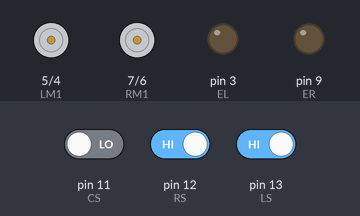
A sketch run on a simulated Arduino Uno, built with avr-gcc and run on an emulated ATmega328P. Parts: motor-driver pin pairs drawn as motors (green arrow = first pin HIGH = forward, orange = second pin HIGH = backward, longer = more drive), output pins drawn as LEDs (lit = HIGH). The inputs (shaded band) are chosen by the test bench; at power-on: pin 12 (RS) HIGH, pin 11 (CS) LOW, pin 13 (LS) HIGH.

Above: at 1.2 s.
1.3 s: pin 12 (RS) driven LOW
At 2.4 s:
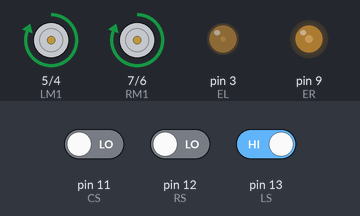
2.8 s: pin 11 (CS) driven HIGH
At 3.6 s:
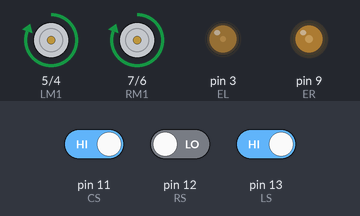
4.3 s: pin 13 (LS) driven LOW
At 4.7 s:
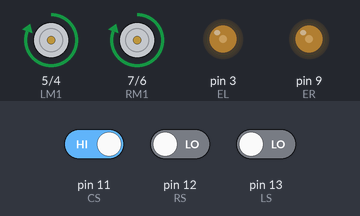
5.8 s: pin 12 (RS) driven HIGH
At 7.1 s:
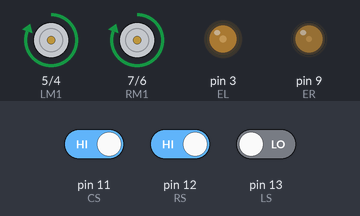
Timing chart, 0 to 8.3 s (numbered marks = the images above; inputs shaded):
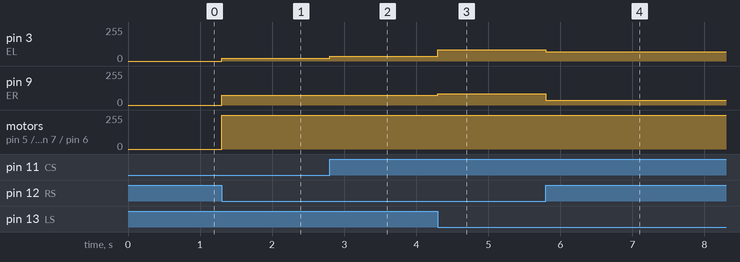

The sketch:

line_follower.ino
```cpp
#define LS 13
#define CS 11
#define RS 12
#define RM1 7
#define RM2 6
#define ER 9
#define LM1 5
#define LM2 4
#define EL 3

void setup() {
  pinMode(LS, INPUT);
  pinMode(RS, INPUT);
  pinMode(CS, INPUT);
  pinMode(RM1, OUTPUT);
  pinMode(RM2, OUTPUT);
  pinMode(ER, OUTPUT);
  pinMode(LM1, OUTPUT);
  pinMode(LM2, OUTPUT);
  pinMode(EL, OUTPUT);
}

void loop() {
  if(digitalRead(LS) == 0 && digitalRead(CS) == 1 && digitalRead(RS) == 0){
    forward();
  }

  if(digitalRead(LS) == 1 && digitalRead(CS) == 0 && digitalRead(RS) == 0){
    left();
  }

  if(digitalRead(LS) == 1 && digitalRead(CS) == 1 && digitalRead(RS) == 0){
    left2();
  }

  if(digitalRead(LS) == 0 && digitalRead(CS) == 1 && digitalRead(RS) == 1){
    right2();
  }

  if(digitalRead(LS) == 0 && digitalRead(CS) == 0 && digitalRead(RS) == 1){
    right();
  }
}
void forward ()
{
  digitalWrite(RM1,HIGH);
  digitalWrite(RM2,LOW);
  analogWrite(ER, 85);
  digitalWrite(LM1,HIGH);
  digitalWrite(LM2,LOW);
  analogWrite(EL, 85);
}
void right ()
{
  digitalWrite(RM1,HIGH);
  digitalWrite(RM2,LOW);
  analogWrite(ER, 28);
  digitalWrite(LM1,HIGH);
  digitalWrite(LM2,LOW);
  analogWrite(EL, 75);
}
void right2 ()
{
  digitalWrite(RM1,HIGH);
  digitalWrite(RM2,LOW);
  analogWrite(ER, 35);
  digitalWrite(LM1,HIGH);
  digitalWrite(LM2,LOW);
  analogWrite(EL, 70);
}
void left ()
{
  digitalWrite(RM1,HIGH);
  digitalWrite(RM2,LOW);
  analogWrite(ER, 75);
  digitalWrite(LM1,HIGH);
  digitalWrite(LM2,LOW);
  analogWrite(EL, 20);
}
void left2 ()
{
  digitalWrite(RM1,HIGH);
  digitalWrite(RM2,LOW);
  analogWrite(ER, 75);
  digitalWrite(LM1,HIGH);
  digitalWrite(LM2,LOW);
  analogWrite(EL, 35);
}
void stopp ()
{
  digitalWrite(RM1,LOW);
  digitalWrite(RM2,LOW);
  analogWrite(ER, 0);
  digitalWrite(LM1,LOW);
  digitalWrite(LM2,LOW);
  analogWrite(EL, 0);
}
```

Measured:
- after the input at 1.3 s, pin 3 (EL): 0/255 → 20/255 at once; pin 9 (ER): 0/255 → 75/255 at once; motor on pin 5 (LM1) / pin 4 (LM2), motor on pin 7 (RM1) / pin 6 (RM2): stopped → forward 255/255 at once
- after the input at 2.8 s, pin 3 (EL): 20/255 → 35/255 at once
- after the input at 4.3 s, pin 3 (EL): 35/255 → 85/255 at once; pin 9 (ER): 75/255 → 85/255 at once
- after the input at 5.8 s, pin 3 (EL): 85/255 → 70/255 at once; pin 9 (ER): 85/255 → 35/255 at once
